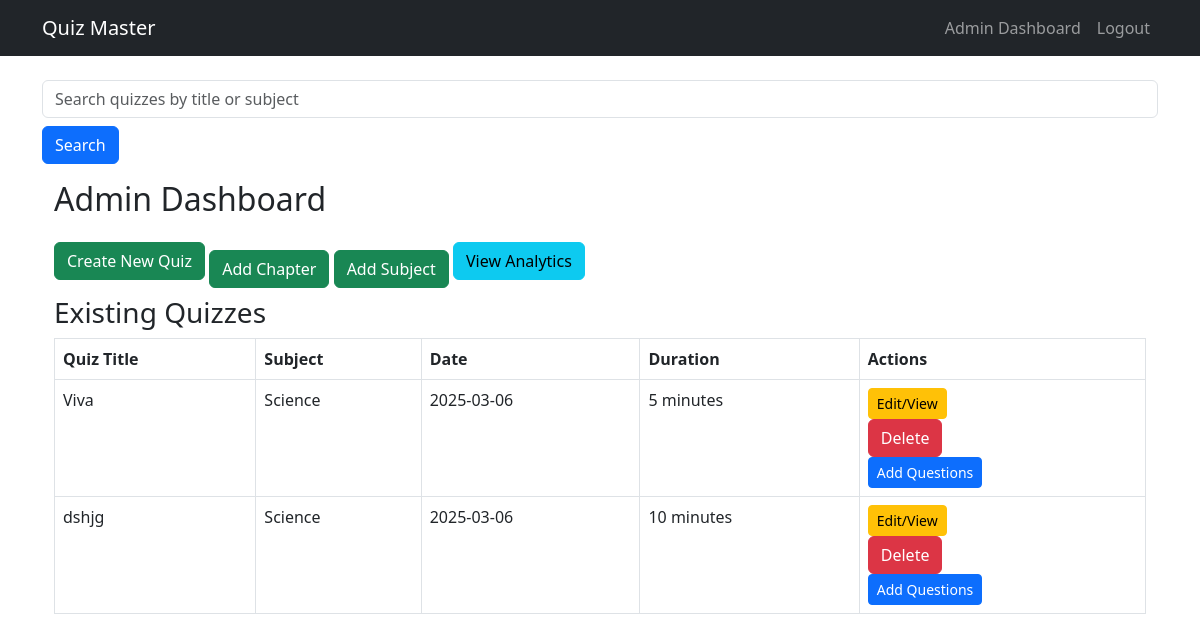
The app's page /admin/dashboard (signed in) with its own data.
### app.py (models this page shows)
class Quiz(db.Model):
    id = db.Column(db.Integer, primary_key=True)
    title = db.Column(db.String(200), nullable=False)
    date = db.Column(db.Date, nullable=False)
    duration = db.Column(db.Integer, nullable=False)
    chapter_id = db.Column(db.Integer, db.ForeignKey('chapter.id'), nullable=False)  # Ensure this line exists!
    subject_id = db.Column(db.Integer, db.ForeignKey('subject.id'), nullable=False)  # Ensure subject_id is also linked
    chapter = db.relationship('Chapter', back_populates='quizzes')  # Define relationship
    subject = db.relationship('Subject', back_populates='quizzes')  # Define relationship

class Subject(db.Model):
    id = db.Column(db.Integer, primary_key=True)
    name = db.Column(db.String(200), nullable=False)
    quizzes = db.relationship('Quiz', back_populates='subject', cascade="all, delete-orphan")
    description = db.Column(db.String(200), nullable=False)

### app.py (the view)
@app.route('/admin/dashboard')
@login_required
def admin_dashboard():
    if current_user.role != "admin":
        return redirect(url_for('home'))
    search_query = request.args.get('search', '').strip()
    if search_query:
        quizzes = Quiz.query.join(Subject).filter(
            (Quiz.title.ilike(f"%{search_query}%")) |
            (Subject.name.ilike(f"%{search_query}%"))
        ).all()
    else:
        quizzes = Quiz.query.all()
    subjects = Subject.query.all()
    return render_template('admin_dashboard.html', quizzes=quizzes, subjects=subjects, search_query=search_query)

### app.py (called while the page is built)
@login_manager.user_loader
def load_user(user_id):
    return User.query.get(int(user_id))

### templates/admin_dashboard.html
{% extends 'base.html' %}
{% block content %}
<form method="GET" action="{{ url_for('admin_dashboard') }}" class="mb-3">
    <input type="text" name="search" placeholder="Search quizzes by title or subject" class="form-control" value="{{ request.args.get('search', '') }}">
    <button type="submit" class="btn btn-primary mt-2">Search</button>
</form>
<div class="container">
    <h2 class="mb-4">Admin Dashboard</h2>
    <a href="{{ url_for('create_quiz') }}" class="btn btn-success mb-3">Create New Quiz</a>
    <a href="{{ url_for('create_chapter') }}" class="btn btn-success">Add Chapter</a>
<a href="{{ url_for('create_subject') }}" class="btn btn-success">Add Subject</a>
<a href="{{ url_for('admin_analytics') }}" class="btn btn-info mb-3">View Analytics</a>
    <h3>Existing Quizzes</h3>
    <table class="table table-bordered">
        <thead>
            <tr>
                <th>Quiz Title</th>
                <th>Subject</th>
                <th>Date</th>
                <th>Duration</th>
                <th>Actions</th>
            </tr>
        </thead>
        <tbody>
            {% for quiz in quizzes %}
            <tr>
                <td>{{ quiz.title }}</td>
                <td>{{ quiz.subject.name }}</td>
                <td>{{ quiz.date }}</td>
                <td>{{ quiz.duration }} minutes</td>
                <td>
                    <a href="{{ url_for('edit_quiz', quiz_id=quiz.id) }}" class="btn btn-warning btn-sm">Edit/View</a>
                    <form action="{{ url_for('delete_quiz', quiz_id=quiz.id) }}" method="POST" onsubmit="return confirm('Are you sure you want to delete this quiz?');">
    <button type="submit" class="btn btn-danger">Delete</button>
</form>
                    <a href="{{ url_for('add_question', quiz_id=quiz.id) }}" class="btn btn-primary btn-sm">Add Questions</a>
                </td>
            </tr>
            {% endfor %}
        </tbody>
    </table>
</div>
{% endblock %}

### records on screen
Quiz: title "Viva", subject.name "Science", date "2025-03-06", duration "5"
Quiz: title "dshjg", subject.name "Science", date "2025-03-06", duration "10"
